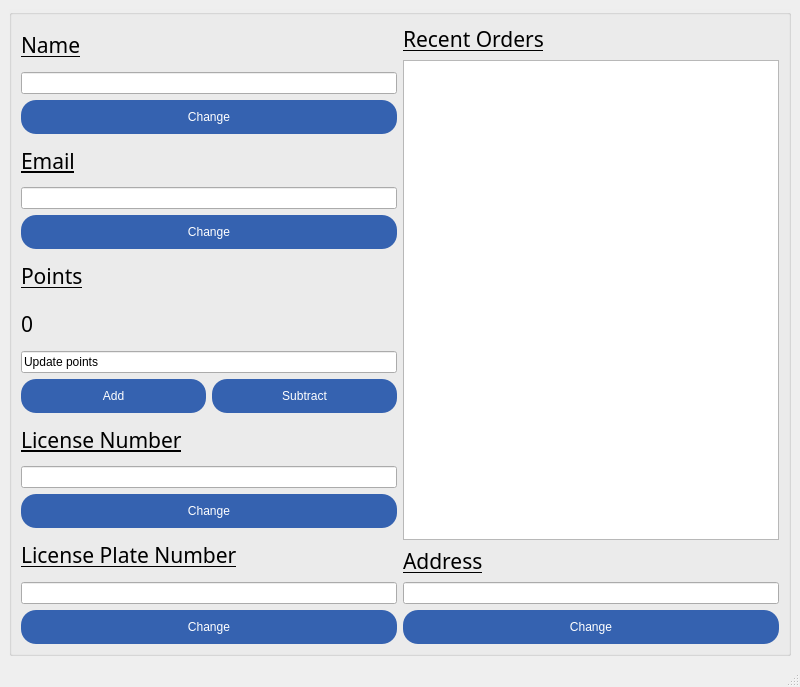
<?xml version="1.0" encoding="UTF-8"?>
<ui version="4.0">
 <class>DriverInfo</class>
 <widget class="QMainWindow" name="DriverInfo">
  <property name="geometry">
   <rect>
    <x>0</x>
    <y>0</y>
    <width>800</width>
    <height>687</height>
   </rect>
  </property>
  <property name="windowTitle">
   <string>MainWindow</string>
  </property>
  <property name="styleSheet">
   <string notr="true">#MainWindow { font: 16pt &quot;Aganè S&quot;; }
#MainWindow { background-color : #9CAFD1  }
QPushButton {color : white;
background-color : #3562B0;
border-radius: 10px;}
QPushButton{ font: 81 14pt &quot;AXIS Extra Bold&quot;;
  border: none;
  border-radius: 15px;
  box-shadow: 0 9px #999;
  padding: 10px 15px;}
#pushButton_Login_2{ font: 81 18pt &quot;AXIS Extra Bold&quot;;
border-radius: 25px; }
QGroupBox{ background-color : #EEEEEE;}
QLabel{  font: 16pt &quot;Aganè S&quot;; }
QStackedWidget{ background: qlineargradient(x1:0, y1:0, x2:1, y2:1,  stop:0 #202020, stop: 0.4 #303030, stop:1 #353535)}



QPushButton:hover {background-color: #2D5496}

QPushButton:active {
  background-color: #2D5496;
  box-shadow: 0 5px #666;
  transform: translateY(4px);
}</string>
  </property>
  <widget class="QWidget" name="centralwidget">
   <layout class="QVBoxLayout" name="verticalLayout">
    <item>
     <widget class="QGroupBox" name="groupBox">
      <property name="title">
       <string/>
      </property>
      <layout class="QGridLayout" name="gridLayout">
       <item row="0" column="0" rowspan="2">
        <layout class="QVBoxLayout" name="verticalLayout_3">
         <item>
          <widget class="QLabel" name="label">
           <property name="font">
            <font>
             <family>Aganè S</family>
             <pointsize>16</pointsize>
             <weight>50</weight>
             <italic>false</italic>
             <bold>false</bold>
             <underline>true</underline>
            </font>
           </property>
           <property name="text">
            <string>Name</string>
           </property>
          </widget>
         </item>
         <item>
          <widget class="QLineEdit" name="name_label"/>
         </item>
         <item>
          <widget class="QPushButton" name="pushButton_driver_name_Change">
           <property name="text">
            <string>Change</string>
           </property>
          </widget>
         </item>
         <item>
          <widget class="QLabel" name="label_3">
           <property name="font">
            <font>
             <family>Aganè S</family>
             <pointsize>16</pointsize>
             <weight>50</weight>
             <italic>false</italic>
             <bold>false</bold>
             <underline>true</underline>
            </font>
           </property>
           <property name="text">
            <string>Email</string>
           </property>
          </widget>
         </item>
         <item>
          <widget class="QLineEdit" name="email_label"/>
         </item>
         <item>
          <widget class="QPushButton" name="pushButton_driver_email_Change">
           <property name="text">
            <string>Change</string>
           </property>
          </widget>
         </item>
         <item>
          <widget class="QLabel" name="label_5">
           <property name="font">
            <font>
             <family>Aganè S</family>
             <pointsize>16</pointsize>
             <weight>50</weight>
             <italic>false</italic>
             <bold>false</bold>
             <underline>true</underline>
            </font>
           </property>
           <property name="text">
            <string>Points</string>
           </property>
          </widget>
         </item>
         <item>
          <widget class="QLabel" name="points_label">
           <property name="font">
            <font>
             <family>Aganè S</family>
             <pointsize>16</pointsize>
             <weight>50</weight>
             <italic>false</italic>
             <bold>false</bold>
            </font>
           </property>
           <property name="text">
            <string>0</string>
           </property>
          </widget>
         </item>
         <item>
          <layout class="QVBoxLayout" name="verticalLayout_2">
           <item>
            <widget class="QLineEdit" name="lineEdit_pointUpdate">
             <property name="text">
              <string>Update points</string>
             </property>
            </widget>
           </item>
           <item>
            <layout class="QHBoxLayout" name="horizontalLayout">
             <item>
              <widget class="QPushButton" name="add_points">
               <property name="text">
                <string>Add</string>
               </property>
              </widget>
             </item>
             <item>
              <widget class="QPushButton" name="subtract_points">
               <property name="text">
                <string>Subtract</string>
               </property>
              </widget>
             </item>
            </layout>
           </item>
          </layout>
         </item>
         <item>
          <widget class="QLabel" name="label_6">
           <property name="font">
            <font>
             <family>Aganè S</family>
             <pointsize>16</pointsize>
             <weight>50</weight>
             <italic>false</italic>
             <bold>false</bold>
             <underline>true</underline>
            </font>
           </property>
           <property name="text">
            <string>License Number</string>
           </property>
          </widget>
         </item>
         <item>
          <widget class="QLineEdit" name="ln_label"/>
         </item>
         <item>
          <widget class="QPushButton" name="pushButton_driver_ln_Change">
           <property name="text">
            <string>Change</string>
           </property>
          </widget>
         </item>
         <item>
          <widget class="QLabel" name="label_7">
           <property name="font">
            <font>
             <family>Aganè S</family>
             <pointsize>16</pointsize>
             <weight>50</weight>
             <italic>false</italic>
             <bold>false</bold>
             <underline>true</underline>
            </font>
           </property>
           <property name="text">
            <string>License Plate Number</string>
           </property>
          </widget>
         </item>
         <item>
          <widget class="QLineEdit" name="lp_label"/>
         </item>
         <item>
          <widget class="QPushButton" name="pushButton_driver_lp_Change">
           <property name="text">
            <string>Change</string>
           </property>
          </widget>
         </item>
        </layout>
       </item>
       <item row="0" column="1">
        <layout class="QVBoxLayout" name="verticalLayout_5">
         <item>
          <widget class="QLabel" name="label_2">
           <property name="font">
            <font>
             <family>Aganè S</family>
             <pointsize>16</pointsize>
             <weight>50</weight>
             <italic>false</italic>
             <bold>false</bold>
             <underline>true</underline>
            </font>
           </property>
           <property name="text">
            <string>Recent Orders</string>
           </property>
          </widget>
         </item>
         <item>
          <widget class="QTableWidget" name="tableWidget_3"/>
         </item>
        </layout>
       </item>
       <item row="1" column="1">
        <layout class="QVBoxLayout" name="verticalLayout_4">
         <item>
          <widget class="QLabel" name="label_4">
           <property name="font">
            <font>
             <family>Aganè S</family>
             <pointsize>16</pointsize>
             <weight>50</weight>
             <italic>false</italic>
             <bold>false</bold>
             <underline>true</underline>
            </font>
           </property>
           <property name="text">
            <string>Address</string>
           </property>
          </widget>
         </item>
         <item>
          <widget class="QLineEdit" name="address_label"/>
         </item>
         <item>
          <widget class="QPushButton" name="pushButton_driver_address_Add">
           <property name="text">
            <string>Change</string>
           </property>
          </widget>
         </item>
        </layout>
       </item>
      </layout>
     </widget>
    </item>
   </layout>
  </widget>
  <widget class="QMenuBar" name="menubar">
   <property name="geometry">
    <rect>
     <x>0</x>
     <y>0</y>
     <width>800</width>
     <height>22</height>
    </rect>
   </property>
  </widget>
  <widget class="QStatusBar" name="statusbar"/>
 </widget>
 <resources/>
 <connections/>
</ui>
